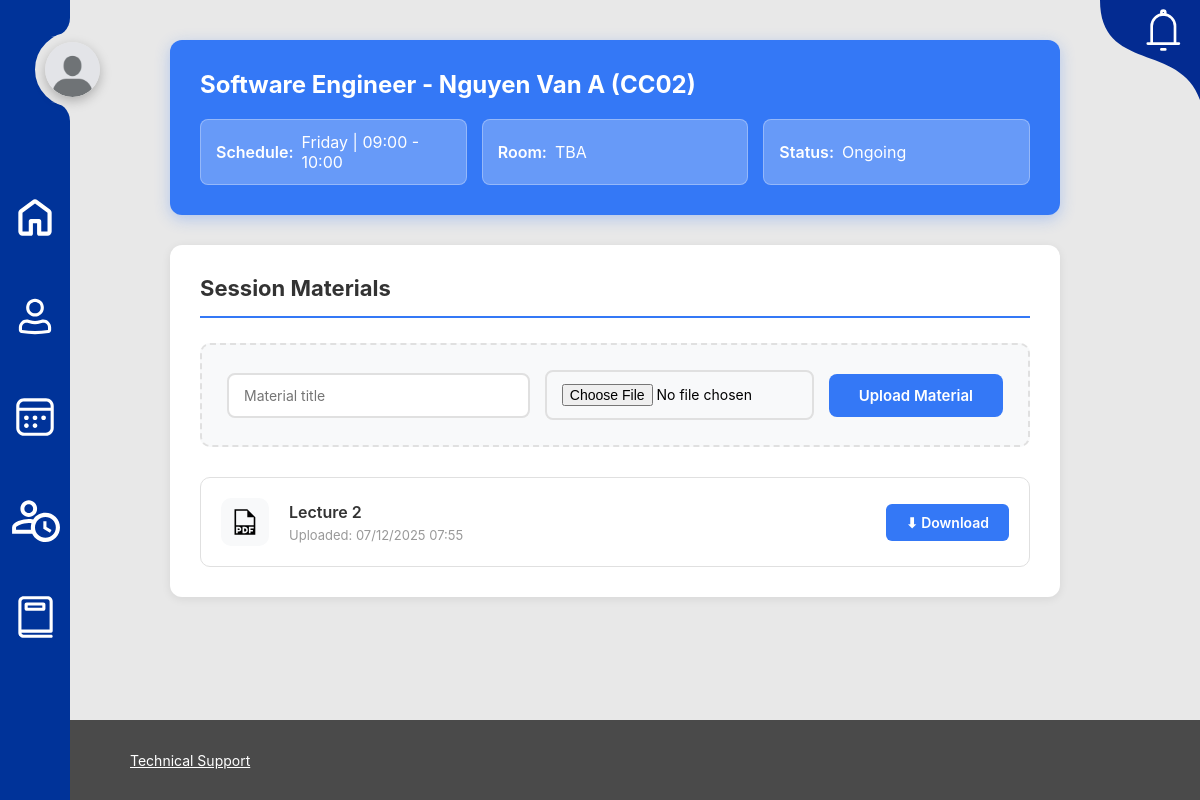
The app's page /tutor/sessions/material/6/ (signed in) with its own data.
### tutoring_sessions/models.py (models this page shows, shortened)
class Session(models.Model):
    STATUS_CHOICES = [
        ('scheduled', 'Scheduled'),
        ('ongoing', 'Ongoing'),
        ('completed', 'Completed'),
        ('cancelled', 'Cancelled'),
    ]
    DAY_CHOICES = [
        ('0', 'Monday'),
        ('1', 'Tuesday'),
        ('2', 'Wednesday'),
        ('3', 'Thursday'),
        ('4', 'Friday'),
        ('5', 'Saturday'),
        ('6', 'Sunday'),
    ]
    class_code = models.CharField(max_length=20)
    subject = models.ForeignKey(Subject, on_delete=models.CASCADE)
    tutor = models.ForeignKey(Tutor, on_delete=models.CASCADE)
    days = models.CharField(max_length=50)  # Ví dụ: "2-3-4"
    start_time = models.TimeField()
    end_time = models.TimeField()
    capacity = models.IntegerField(default=30)
    enrolled_count = models.IntegerField(default=0)
    status = models.CharField(max_length=20, choices=STATUS_CHOICES, default='scheduled')
    created_at = models.DateTimeField(auto_now_add=True)

class Subject(models.Model):
    name = models.CharField(max_length=100)
    code = models.CharField(max_length=20, unique=True)

class SessionMaterial(models.Model):
    session = models.ForeignKey(Session, on_delete=models.CASCADE, related_name='materials')
    title = models.CharField(max_length=200)
    file = models.FileField(upload_to='session_materials/')
    uploaded_at = models.DateTimeField(auto_now_add=True)

### tutors/models.py (models this page shows, shortened)
class Tutor(models.Model):
    user = models.OneToOneField(User, on_delete=models.CASCADE)
    full_name = models.CharField(max_length=100)
    tutor_id = models.CharField(max_length=20, unique=True)
    phone = models.CharField(max_length=15, blank=True)
    expertise = models.ManyToManyField('tutoring_sessions.Subject', related_name='tutors')
    email = models.EmailField(blank=True)
    major = models.CharField(max_length=100, blank=True)
    dob = models.DateField(null=True, blank=True)
    avatar = models.ImageField(upload_to='avatars/', null=True, blank=True)
    class Meta:
        verbose_name = "Tutor"
        verbose_name_plural = "Tutors"

### tutors/views.py (the view, shortened to what this page needs)
# urls.py: path('sessions/material/<int:session_id>/', views.session_materials, name='session_materials'),
@login_required
def session_materials(request, session_id):
    session = get_object_or_404(Session, id=session_id)
    if request.user != session.tutor.user:
        messages.error(request, "You do not have permission for this session.")
        return redirect('tutors:tutor_sessions')
    materials = session.materials.all()
    return render(request, "tutors/session_material.html", {
        "session": session,
        "materials": materials
    })

### notification/context_processors.py (called while the page is built)
def notifications(request):
    if request.user.is_authenticated:
        notifications = NotificationService.get_user_notifications(request.user)
        unread_count = NotificationService.get_unread_count(request.user)
        return {
            'user_notifications': notifications[:5],  # Latest 5
            'unread_count': unread_count,
        }
    return {
        'user_notifications': [],
        'unread_count': 0,
    }

### notification/notification_service.py (called while the page is built)
    @staticmethod
    def get_user_notifications(user: User, unread_only: bool = False):
        personal = Notification.objects.filter(user=user)
        broadcasts = Notification.objects.filter(is_broadcast=True)
        notifications = personal | broadcasts
        if unread_only:
            notifications = notifications.filter(is_read=False)
        return notifications.order_by('-created_at')

    @staticmethod
    def get_unread_count(user: User):
        personal_unread = Notification.objects.filter(user=user, is_read=False).count()
        broadcast_unread = Notification.objects.filter(is_broadcast=True, is_read=False).count()
        return personal_unread + broadcast_unread

### tutors/templatetags/tutor_avatar.py (called while the page is built)
@register.filter
def valid_avatar(avatar_field):
    if not avatar_field:
        return False
    file_path = os.path.join(settings.MEDIA_ROOT, str(avatar_field))
    return os.path.isfile(file_path)

### tutors/templates/tutors/session_material.html (shortened to what this page needs)
{% extends 'tutor_base.html' %}
{% load static %}
{% block content %}
<div class="materials-container">
    <div class="session-header">
        <h1>{{ session.subject.name }} - {{ session.tutor.full_name }} ({{ session.class_code }})</h1>
        <div class="session-details">
            <div class="detail-item">
                <strong>Schedule:</strong>
                <span>{{ session.days }} | {{ session.start_time|time:"H:i" }} - {{ session.end_time|time:"H:i" }}</span>
            </div>
            <div class="detail-item">
                <strong>Room:</strong>
                <span>{{ session.room|default:"TBA" }}</span>
            </div>
            <div class="detail-item">
                <strong>Status:</strong>
                <span>{{ session.get_status_display }}</span>
            </div>
        </div>
    </div>
    <div class="materials-section">
        <h2 class="section-title">Session Materials</h2>
        <form method="POST" enctype="multipart/form-data" class="upload-form">
            <div class="form-row">
                <input type="text"
                       name="title"
                       placeholder="Material title"
                       class="form-input"
                       required>
                <div class="file-input-wrapper">
                    <input type="file"
                           name="file"
                           required>
                </div>
                <button type="submit" class="btn-upload">
                    Upload Material
                </button>
            </div>
        </form>
        {% if materials %}
        <div class="materials-list">
            {% for material in materials %}
            <div class="material-card">
                <div class="material-icon">
                    {% if material.file %}
                        {% if material.file.url|slice:"-4:" == ".pdf" %}
                            <img src="{% static 'images/dashicons_pdf.svg' %}" alt="PDF">
                        {% elif material.file.url|slice:"-4:" == ".mp4" or material.file.url|slice:"-4:" == ".avi" or material.file.url|slice:"-5:" == ".webm" %}
                            <img src="{% static 'images/video.svg' %}" alt="Video">
                        {% elif material.file.url|slice:"-4:" == ".doc" or material.file.url|slice:"-5:" == ".docx" %}
                            <img src="{% static 'images/doc_icon.svg' %}" alt="Word">
                        {% elif material.file.url|slice:"-4:" == ".ppt" or material.file.url|slice:"-5:" == ".pptx" %}
                            <img src="{% static 'images/ppt_icon.svg' %}" alt="PowerPoint">
                        {% else %}
                            <img src="{% static 'images/file_icon.svg' %}" alt="File">
                        {% endif %}
                    {% else %}
                        <img src="{% static 'images/file_icon.svg' %}" alt="File">
                    {% endif %}
                </div>
                <div class="material-content">
                    <div class="material-title">{{ material.title }}</div>
                    <div class="material-meta">
                        Uploaded: {{ material.uploaded_at|date:"d/m/Y H:i" }}
                    </div>
                </div>
                <div class="material-actions">
                    {% if material.file %}
                    <a href="{{ material.file.url }}"
                       target="_blank"
                       download
                       class="btn-download">
                        ⬇ Download
                    </a>
                    {% endif %}
                </div>
            </div>
            {% endfor %}
        </div>
        {% else %}
        <div class="empty-state">
            <div class="empty-state-icon">📂</div>
            <h3>No Materials Yet</h3>
            <p>Materials will be uploaded by the tutor. Check back later!</p>
        </div>
        {% endif %}
    </div>
</div>
{% endblock %}

### static/css/student_base.css (style rules this page uses)
:root { --white: #fff; --bg-color: #e5e5e5; --navbar-color: #003399; --text-color:#000; --bg-color:#e8e8e8; }
body { background-color: #e8e8e8; }
* { font-family: Inter, sans-serif; margin: 0; padding: 0; outline: none; list-style:none; text-decoration: none; }

### tutors/templates/tutors/session_material.html (style rules this page uses)
:root { --primary-blue: #3478F6; --primary-hover: #216CE7; --text-dark: #333; --text-muted: #666; --border-color: #e0e0e0; --light-background: #f8f9fa; --lighter-blue: #f0f2ff; }
.materials-container { max-width: 100%; margin: 0 auto; padding: 40px 20px; margin-left: 150px; margin-right: 120px; font-family: 'Segoe UI', Tahoma, Geneva, Verdana, sans-serif; }
.session-header { background-color: var(--primary-blue); border-radius: 12px; padding: 30px; color: white; margin-bottom: 30px; box-shadow: 0 4px 15px rgba(52, 120, 246, 0.3); }
.session-header h1 { font-size: 24px; font-weight: 700; margin: 0 0 20px 0; color: white; }
.session-details { display: grid; grid-template-columns: repeat(auto-fit, minmax(250px, 1fr)); gap: 15px; margin-top: 20px; }
.detail-item { display: flex; align-items: center; background-color: rgba(255, 255, 255, 0.25); padding: 12px 15px; border-radius: 8px; border: 1px solid rgba(255, 255, 255, 0.3); }
.detail-item strong { margin-right: 8px; font-weight: 600; }
.materials-section { background: white; border-radius: 12px; padding: 30px; box-shadow: 0 2px 10px rgba(0, 0, 0, 0.08); }
.section-title { font-size: 22px; font-weight: 700; color: var(--text-dark); margin-bottom: 25px; padding-bottom: 15px; border-bottom: 2px solid var(--primary-blue); }
.upload-form { background: var(--light-background); border: 2px dashed var(--border-color); border-radius: 10px; padding: 25px; margin-bottom: 30px; transition: all 0.3s; }
.form-row { display: flex; gap: 15px; align-items: center; flex-wrap: wrap; }
.form-input { flex: 1; min-width: 200px; max-width: 100%; padding: 12px 15px; border: 2px solid var(--border-color); border-radius: 8px; font-size: 14px; transition: all 0.3s; box-sizing: border-box; }
.file-input-wrapper { flex: 1; min-width: 200px; max-width: 100%; }
.file-input-wrapper input[type="file"] { width: 100%; max-width: 100%; padding: 12px 15px; border: 2px solid var(--border-color); border-radius: 8px; font-size: 14px; cursor: pointer; transition: all 0.3s; box-sizing: border-box; }
.btn-upload { padding: 12px 30px; background-color: var(--primary-blue); color: white; border: none; border-radius: 8px; font-size: 15px; font-weight: 600; cursor: pointer; transition: all 0.3s; white-space: nowrap; flex-shrink: 0; }
.materials-list { display: flex; flex-direction: column; gap: 15px; }
.material-card { background: white; border: 1px solid var(--border-color); border-radius: 10px; padding: 20px; transition: all 0.3s; display: flex; align-items: center; gap: 20px; }
.material-icon { width: 48px; height: 48px; min-width: 48px; display: flex; align-items: center; justify-content: center; background: var(--light-background); border-radius: 10px; }
.material-icon img { width: 32px; height: 32px; }
.material-content { flex: 1; min-width: 0; }
.material-title { font-size: 16px; font-weight: 600; color: var(--text-dark); margin-bottom: 5px; }
.material-meta { font-size: 13px; color: #999; margin-top: 5px; }
.material-actions { display: flex; gap: 10px; align-items: center; }
.btn-download { padding: 10px 20px; background: var(--primary-blue); color: white; text-decoration: none; border-radius: 6px; font-size: 14px; font-weight: 600; transition: all 0.3s; white-space: nowrap; }

### records on screen
Session: subject.name "Software Engineer", tutor.full_name "Nguyen Van A", class_code "CC02", days "Friday", start_time "09:00", end_time "10:00", status "Ongoing"
SessionMaterial: title "Lecture 2", uploaded_at "07/12/2025 07:55"

### other values on screen
{{ session.room|default:"TBA" }} "TBA"
